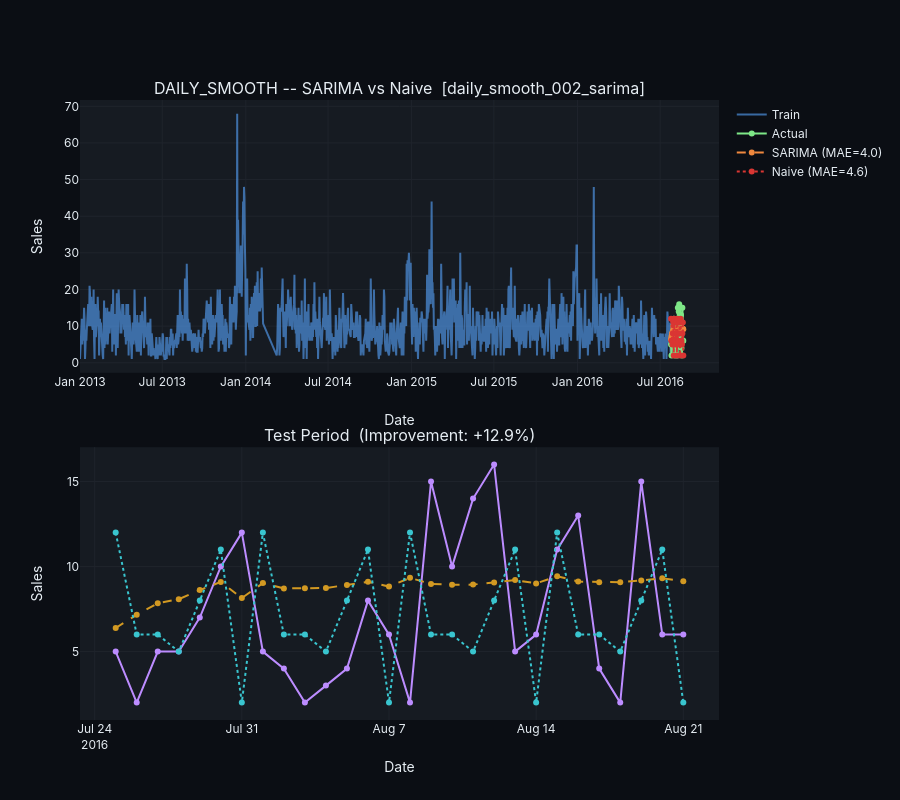

Notebook cell for this chart:
### Code cell
result_daily_smooth, fig_daily_smooth = run_baseline_plotly(
    df=daily_smooth_clean,
    pattern="daily_smooth",
    store=ITEMS_TO_MODEL["daily_smooth"]["store"],
    item=ITEMS_TO_MODEL["daily_smooth"]["item"],
    freq="D",
    season_length=7,
    test_weeks=TEST_WEEKS_DAILY,
    model_type="sarima",
    gap_threshold=GAP_THRESHOLD,
    img_dir=IMG_DIR,
)
fig_daily_smooth.show()
